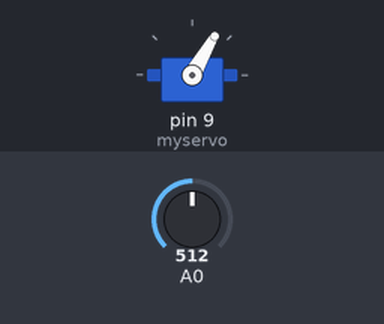
The sketch below on a simulated Arduino Uno, built with avr-gcc and run on an emulated ATmega328P. Parts: servo. The test bench sets the inputs (shaded band); at power-on: A0 = 512.

Above: at 1.2 s.
1.3 s: A0 set to 716
At 1.6 s:
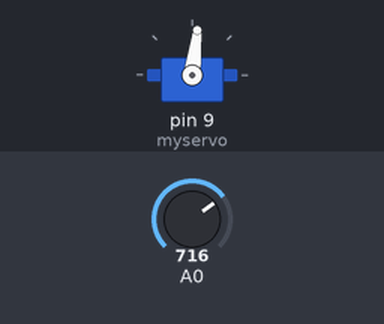
2.8 s: A0 set to 900
At 3.7 s:
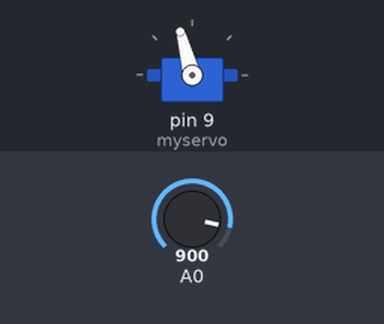
4.3 s: A0 set to 1023
At 5.1 s:
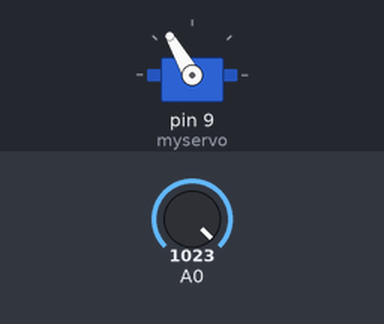
5.8 s: A0 set to 511
At 7.0 s:
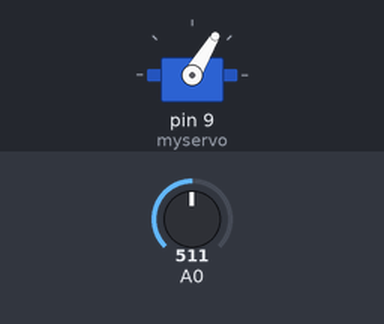
7.3 s: A0 set to 306
At 8.6 s:
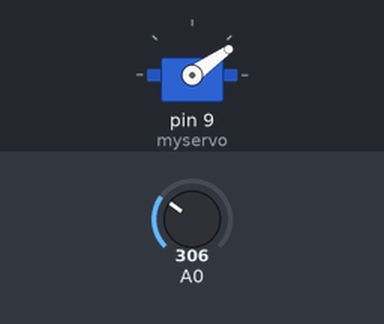
Timing chart, 0 to 9.8 s (numbered marks = the images above; inputs shaded):
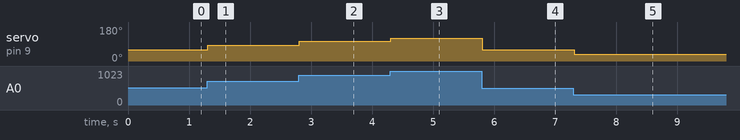

Measured:
- after the input at 1.3 s, servo on pin 9 (myservo): 60° → 83° at once
- after the input at 2.8 s, servo on pin 9 (myservo): 83° → 105° at once
- after the input at 4.3 s, servo on pin 9 (myservo): 105° → 120° at once
- after the input at 5.8 s, servo on pin 9 (myservo): 120° → 59° at once
- after the input at 7.3 s, servo on pin 9 (myservo): 59° → 35° at once

The sketch:

servomotorResis.ino
```cpp
#include <Servo.h>

Servo myservo;


void setup() {
  myservo.attach(9);

}

void loop() {
  int val = analogRead(A0);
  int rad = map(val, 0, 1023, 0, 120);
  myservo.write(rad);
  delay(15);

}
```
